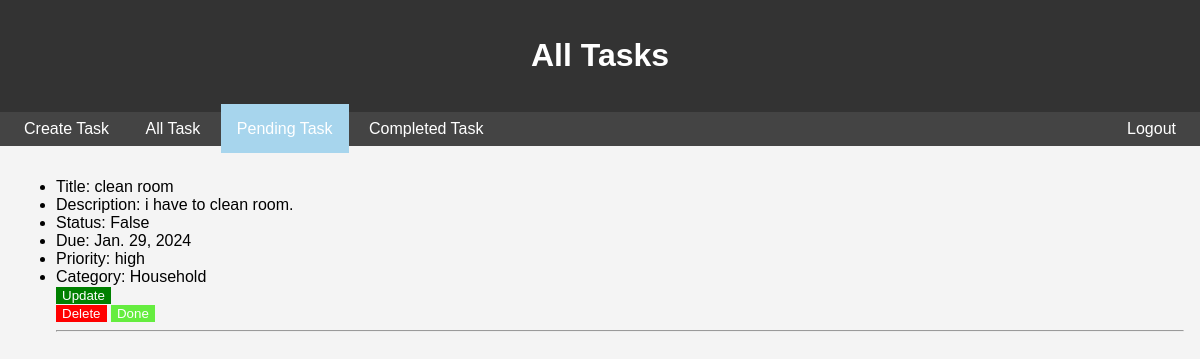
The app's page /tasks/pendingtask/ (signed in) with its own data.
### tasks/models.py (models this page shows, shortened)
class Task(models.Model):
    title = models.CharField(max_length=50, null=False)
    description = models.TextField(null=True)
    status = models.BooleanField(default=False)
    due = models.DateField()
    priority = models.CharField(max_length=10, null=False)
    category = models.CharField(max_length=20, null=False)
    user = models.ForeignKey(User, on_delete=models.CASCADE, default=1)

### tasks/views.py (the view)
# urls.py: path('pendingtask/', views.pending_task, name='pending_task'),
def pending_task(request):
    tasks = Task.objects.filter(status=False, user=request.user.id)
    return render(request, 'tasks/task_list.html', {'tasks': tasks})

### templates/tasks/task_list.html (shortened to what this page needs)
{% extends 'base.html' %}
{% block header %}All Tasks{% endblock %}
{% block content %}
    <ul>
        {% for task in tasks %}
            <li>Title: {{ task.title }}</li>
            <li>Description: {{ task.description }}</li>
            <li>Status: {{ task.status }}</li>
            <li>Due: {{ task.due }}</li>
            <li>Priority: {{ task.priority }}</li>
            <li>Category: {{ task.category }}</li>
            <div style="display: inline-block;">
                <form method="post" action="{% url 'update_task' task.id %}">
                    <button style="background-color: green; color: white; border: 0;" type="submit">Update</button>
                </form>
                <form method="post" action="{% url 'delete_task' task.id %}" style="display: inline;">
                    <button style="background-color: red; color: white; border: 0;" type="submit" onclick="return confirm('Are you sure you want to delete this task?')">Delete</button>
                </form>
                {% if task.status == False %}
                    <form method="post" action="{% url 'done_task' task.id %}" style="display: inline;">
                        <button style="background-color: rgb(101, 237, 63); color: white; border: 0;" type="submit" onclick="return confirm('Are you sure you want to make this task Done?')">Done</button>
                    </form>
                {% endif %}
            </div>
            <hr>
        {% endfor %}
    </ul>
{% endblock %}

### templates/base.html (style rules this page uses)
body { font-family: Arial, sans-serif; margin: 0; padding: 0; background-color: #f4f4f4; }

### records on screen
Task: title "clean room", description "i have to clean room.", status "False", due "Jan. 29, 2024", priority "high", category "Household"
